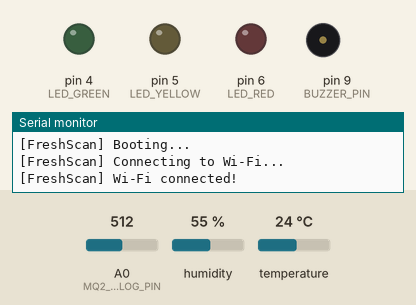
This sketch was run on a simulated Arduino Uno, built with avr-gcc and run on an emulated ATmega328P. Shown: output pins drawn as LEDs (lit = HIGH), buzzer (waves = sounding, pin HIGH), the last lines printed to the serial monitor. The test bench sets the inputs (shaded band); at power-on: temperature 24 °C, A0 (MQ2_ANALOG_PIN) = 512, humidity 55 %. The modem accepts every AT command (registered, SIM ready, sends succeed) and sends nothing else.

Above: at 3.7 s.
3.8 s: temperature set to 34.6 °C
6.5 s: temperature set to 35.7 °C
At 10.8 s:
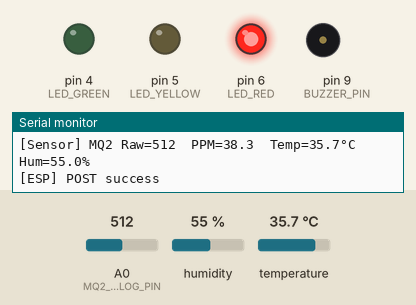
16.7 s: temperature set to 12 °C
At 20.6 s:
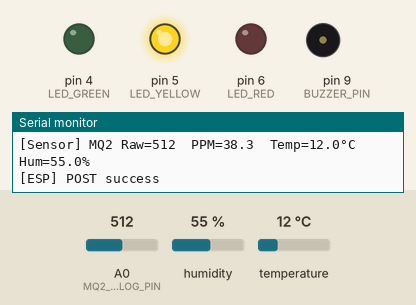
21.5 s: temperature set to 41 °C
At 25.1 s:
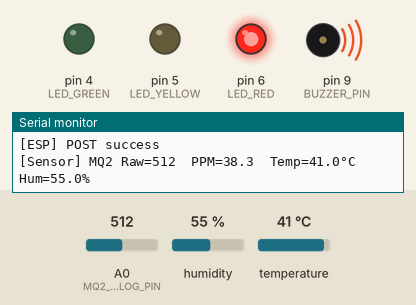
Timing chart, 0 to 31.7 s (numbered marks = the images above; inputs shaded):
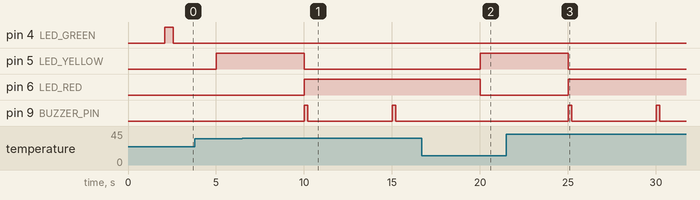

Measured:
- the behaviour switches between 35 and 35.1 °C on temperature (found by bisection; images 0 and 1)
- after the input at 6.5 s, pin 5 (LED_YELLOW): HIGH → LOW after 3.5 s; pin 6 (LED_RED): LOW → HIGH after 3.5 s; pin 9 (BUZZER_PIN): alternates HIGH for 0.20 s and LOW for 4.8 s, starting after 3.5 s
- after the input at 16.7 s, pin 5 (LED_YELLOW): LOW → HIGH after 3.3 s; pin 6 (LED_RED): HIGH → LOW after 3.3 s; pin 9 (BUZZER_PIN): stays LOW (without the input it goes to HIGH after 3.3 s)
- after the input at 21.5 s, pin 5 (LED_YELLOW): HIGH → LOW after 3.5 s; pin 6 (LED_RED): LOW → HIGH after 3.5 s; pin 9 (BUZZER_PIN): alternates HIGH for 0.20 s and LOW for 4.8 s, starting after 3.5 s

The sketch:

freshscan_sensor.ino
```cpp
/*
 * ============================================================
 *  FreshScan — Arduino Uno Sensor Sketch
 *  Hardware: MQ-2 Gas Sensor + DHT22 + ESP8266 (ESP-01) Wi-Fi
 *  Sends sensor data to backend POST /api/sensor every 5 s
 * ============================================================
 */

#include <SoftwareSerial.h>
#include <DHT.h>

// ── Pin Definitions ───────────────────────────────────────────
#define MQ2_ANALOG_PIN  A0
#define MQ2_DIGITAL_PIN 8
#define DHT_PIN         7
#define DHT_TYPE        DHT22
#define LED_GREEN       4   // Fresh  (score >= 80)
#define LED_YELLOW      5   // Moderate (50-79)
#define LED_RED         6   // Spoiled (<50)
#define BUZZER_PIN      9
#define ESP_RX          2   // SoftSerial: Arduino RX ← ESP TX
#define ESP_TX          3   // SoftSerial: Arduino TX → ESP RX (voltage divider!)

// ── Wi-Fi / Server Config ─────────────────────────────────────
const char* WIFI_SSID     = "YOUR_WIFI_SSID";
const char* WIFI_PASS     = "YOUR_WIFI_PASSWORD";
const char* SERVER_HOST   = "localhost";      // Replace with Render URL in production
const int   SERVER_PORT   = 5000;
const char* POST_PATH     = "/api/sensor";
const char* DEVICE_ID     = "arduino-01";
const char* DEVICE_KEY    = "your_secret_here";  // Must match DEVICE_SECRET_KEY in .env

// ── Globals ───────────────────────────────────────────────────
SoftwareSerial espSerial(ESP_RX, ESP_TX);
DHT dht(DHT_PIN, DHT_TYPE);

unsigned long lastSendTime = 0;
const unsigned long SEND_INTERVAL = 5000; // 5 seconds

// ── PPM Conversion ─────────────────────────────────────────────
float rawToPpm(int raw) {
  if (raw <= 300) return ((float)raw / 300.0) * 10.0;
  if (raw <= 600) return 10.0 + ((float)(raw - 300) / 300.0) * 40.0;
  if (raw <= 800) return 50.0 + ((float)(raw - 600) / 200.0) * 100.0;
  return 150.0 + ((float)(raw - 800) / 223.0) * 150.0;
}

// ── ESP8266 Helpers ────────────────────────────────────────────
bool sendATCommand(const String& cmd, const String& expectedResponse, unsigned long timeout = 2000) {
  espSerial.println(cmd);
  unsigned long start = millis();
  String resp = "";
  while (millis() - start < timeout) {
    if (espSerial.available()) resp += (char)espSerial.read();
    if (resp.indexOf(expectedResponse) >= 0) return true;
  }
  Serial.println("[ESP] Response: " + resp);
  return false;
}

bool connectWiFi() {
  sendATCommand("AT", "OK");
  sendATCommand("AT+CWMODE=1", "OK");
  String joinCmd = "AT+CWJAP=\"" + String(WIFI_SSID) + "\",\"" + String(WIFI_PASS) + "\"";
  return sendATCommand(joinCmd, "OK", 10000);
}

bool postSensorData(int mq2Raw, float mq2Ppm, float temp, float humidity) {
  // Build JSON body
  String body = "{\"mq2Raw\":" + String(mq2Raw) +
                ",\"mq2Ppm\":" + String(mq2Ppm, 1) +
                ",\"temperature\":" + String(temp, 1) +
                ",\"humidity\":" + String(humidity, 1) +
                ",\"deviceId\":\"" + String(DEVICE_ID) + "\"}";

  int contentLength = body.length();

  // HTTP request string
  String httpReq = "POST " + String(POST_PATH) + " HTTP/1.1\r\n";
  httpReq += "Host: " + String(SERVER_HOST) + "\r\n";
  httpReq += "Content-Type: application/json\r\n";
  httpReq += "x-device-key: " + String(DEVICE_KEY) + "\r\n";
  httpReq += "Content-Length: " + String(contentLength) + "\r\n";
  httpReq += "Connection: close\r\n\r\n";
  httpReq += body;

  // Open TCP connection
  String cipStart = "AT+CIPSTART=\"TCP\",\"" + String(SERVER_HOST) + "\"," + String(SERVER_PORT);
  if (!sendATCommand(cipStart, "OK", 5000)) {
    Serial.println("[ESP] TCP connect failed");
    return false;
  }

  // Send data
  String cipSend = "AT+CIPSEND=" + String(httpReq.length());
  if (!sendATCommand(cipSend, ">", 2000)) {
    Serial.println("[ESP] CIPSEND failed");
    return false;
  }

  espSerial.print(httpReq);
  unsigned long start = millis();
  String resp = "";
  while (millis() - start < 5000) {
    if (espSerial.available()) resp += (char)espSerial.read();
    if (resp.indexOf("SEND OK") >= 0 || resp.indexOf("200 OK") >= 0) break;
  }

  sendATCommand("AT+CIPCLOSE", "OK", 2000);
  return resp.indexOf("SEND OK") >= 0 || resp.indexOf("201") >= 0;
}

// ── LED + Buzzer Feedback ──────────────────────────────────────
void setStatusLEDs(float mq2Ppm, float temp) {
  bool alarm = (mq2Ppm > 50 || temp > 35);
  digitalWrite(LED_GREEN,  LOW);
  digitalWrite(LED_YELLOW, LOW);
  digitalWrite(LED_RED,    LOW);
  // Note: FreshScore is computed on backend; for local LEDs use gas as proxy
  if (alarm) {
    digitalWrite(LED_RED, HIGH);
    // Short buzzer pulse
    digitalWrite(BUZZER_PIN, HIGH);
    delay(200);
    digitalWrite(BUZZER_PIN, LOW);
  } else if (mq2Ppm < 20) {
    digitalWrite(LED_GREEN, HIGH);
  } else {
    digitalWrite(LED_YELLOW, HIGH);
  }
}

// ── Setup ─────────────────────────────────────────────────────
void setup() {
  Serial.begin(9600);
  espSerial.begin(9600);
  dht.begin();

  pinMode(LED_GREEN,  OUTPUT);
  pinMode(LED_YELLOW, OUTPUT);
  pinMode(LED_RED,    OUTPUT);
  pinMode(BUZZER_PIN, OUTPUT);

  Serial.println("[FreshScan] Booting...");
  delay(2000);  // MQ-2 warm-up

  Serial.println("[FreshScan] Connecting to Wi-Fi...");
  if (connectWiFi()) {
    Serial.println("[FreshScan] Wi-Fi connected!");
    digitalWrite(LED_GREEN, HIGH);
    delay(500);
    digitalWrite(LED_GREEN, LOW);
  } else {
    Serial.println("[FreshScan] Wi-Fi FAILED — check SSID/password");
    digitalWrite(LED_RED, HIGH);
  }
}

// ── Loop ──────────────────────────────────────────────────────
void loop() {
  unsigned long now = millis();
  if (now - lastSendTime >= SEND_INTERVAL) {
    lastSendTime = now;

    // Read sensors
    int  mq2Raw  = analogRead(MQ2_ANALOG_PIN);
    float mq2Ppm = rawToPpm(mq2Raw);
    float temp   = dht.readTemperature();
    float humid  = dht.readHumidity();

    // Validate DHT22 reading
    if (isnan(temp) || isnan(humid)) {
      Serial.println("[DHT22] Read failed — skipping this cycle");
      return;
    }

    // Print to Serial Monitor
    Serial.print("[Sensor] MQ2 Raw="); Serial.print(mq2Raw);
    Serial.print("  PPM=");  Serial.print(mq2Ppm, 1);
    Serial.print("  Temp="); Serial.print(temp, 1);
    Serial.print("°C  Hum="); Serial.print(humid, 1);
    Serial.println("%");

    // Update LEDs
    setStatusLEDs(mq2Ppm, temp);

    // POST to backend
    bool ok = postSensorData(mq2Raw, mq2Ppm, temp, humid);
    Serial.println(ok ? "[ESP] POST success" : "[ESP] POST failed");
  }
}
```
